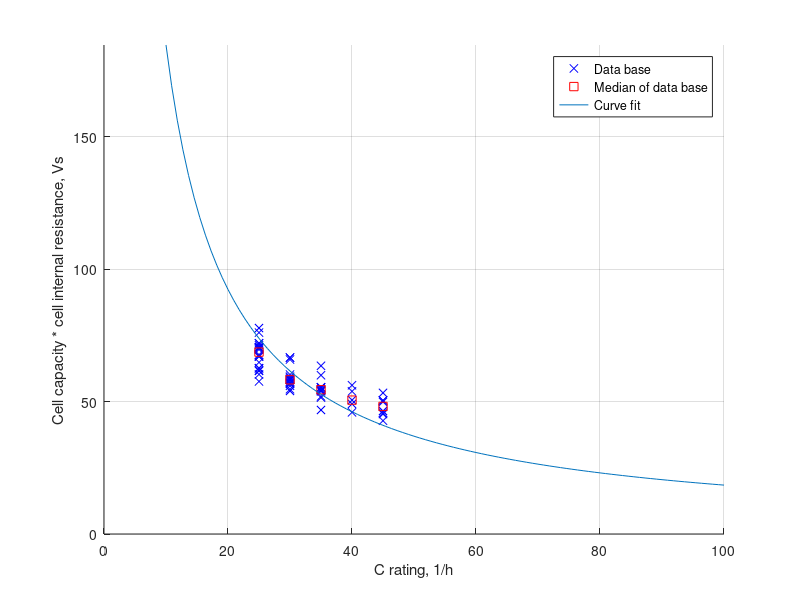
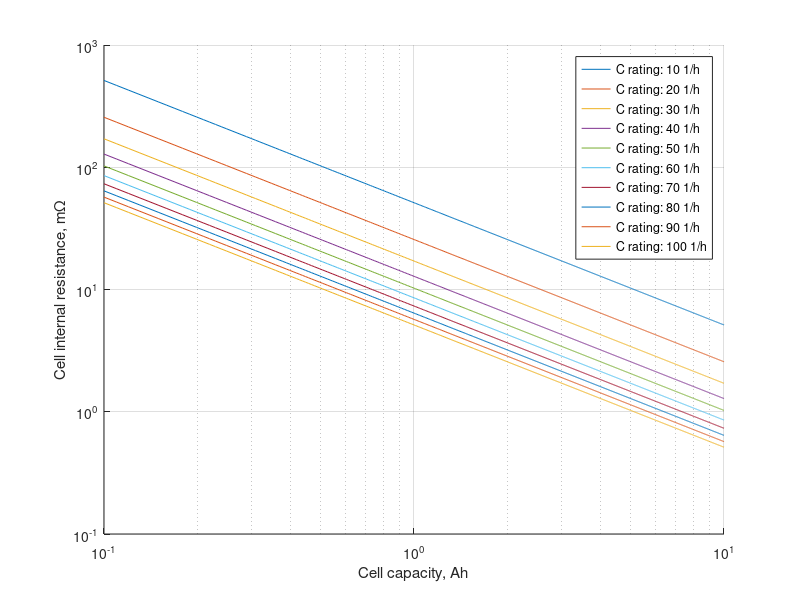

These charts were generated, in order, by the following MATLAB code: (Note: this script raises an error after producing the figures.)
function [ DoD_max, DoD_exp, DoD_nom, V_full, V_exp, V_nom, C_rate, ...
    R_times_C_times_C_rate ] = batteryAverageLiPoCurve( )
% batteryAverageParams   creates average values for a standardized LiPo 
%   battery cell
%   The characteristic points of a LiPo discharge curve are averaged using
%   a database. The three characteristic points (full, nom and exp are
%   described in Ref. [1]. The database comes from Ref. [2].
%   For a more generic model, the absolute capacity is replaced by the
%   depth of discharge (DoC) and the absolute voltage is replaced by the
%   cell voltage.
%   The measuring points were determined at a discharge rate of 10 1/h [1].
%
% Literature:
%   [1] Tremblay, O., & Dessaint, L. A. (2009). Experimental validation of
%       a battery dynamic model for EV applications. World electric vehicle
%       journal, 3(2), 289-298.
%   [2] Gerd Giese. Elektromodellflug - Datenbank. 
%       URL: https://www.elektromodellflug.de/oldpage/datenbank.htm
%       [last downloaded 20.02.2019]
%
% Syntax: 
%   [ DoC_full, DoC_nom, DoC_exp, V_full, V_exp, V_nom, C_rate ] = 
%       batteryAverageLiPoCurve( )
%
% Outputs:
%   DoC_exp     exponential depth of discharge (scalar), -
%   DoC_nom     nominal depth of discharge (scalar), -
%   V_full      cell voltage with no current applied (scalar), in V
%   V_exp       exponential cell voltage (scalar), in V
%   V_nom       nominal cell voltage (scalar), in V
%   C_rate      discharge rate (scalar), in 1/h
%
% See also: batteryDischargeParams, batteryVoltage
%

% Disclamer:
%   SPDX-License-Identifier: GPL-3.0-only
% 
%   Copyright (C) 2016-2022 Yannic Beyer
%   Copyright (C) 2022 TU Braunschweig, Institute of Flight Guidance
% *************************************************************************

% load database
load('battery_lipo_database');
DATA = Elektromodellflug;

% Extract the necessary discharge points and the capacity from the data
% base
discharge_points = cell2mat(DATA(:,3));
num_series = cell2mat(DATA(:,4));
capacity = cell2mat(DATA(:,5));

% Standardising the battery capacity to the State of Charge
% The capacity values are given in As, ./3.6 transforms them into
% mAh, finally the figures are standardised with the overall battery
% capacity in mAh
DoD_max = discharge_points(:,1) ./ 3.6 ./ capacity;
DoD_nom = discharge_points(:,2) ./ 3.6 ./ capacity;
DoD_exp = discharge_points(:,3) ./ 3.6 ./ capacity;

% Voltage discharge points in V
V_full = discharge_points(:,4);
V_exp = discharge_points(:,5);
V_nom = discharge_points(:,6);

cell_internal_resistance = discharge_points(:,8);

% All points of the discharge curve have been determined at a discharge
% rate (C-Rate) of 10 1/h
C_rate = 10;

C_rating = cell2mat( DATA(:,6) );
C_rating_data = [25,30,35,40,45];
C_rating_data_SI = C_rating_data / 3600;
R_times_C_data_SI = zeros(size(C_rating_data));
capacity_SI = capacity / 1000 * 3600;

figure
hold on

C_rating_plot = [];
R_times_C_plot = [];
for i = 1:length(R_times_C_data_SI)
    cell_internal_resistance_i = cell_internal_resistance(C_rating==C_rating_data(i));
    cell_capacity_SI_i = capacity_SI(C_rating==C_rating_data(i));
    R_times_C_data_SI_i = cell_internal_resistance_i .* cell_capacity_SI_i;
    R_times_C_data_SI(i) = median( R_times_C_data_SI_i );
    % plot( C_rating_data(i), R_times_C_data_SI_i, 'bx' )
    C_rating_plot = [C_rating_plot, repmat(C_rating_data(i),1,length(R_times_C_data_SI_i))];
    R_times_C_plot = [R_times_C_plot, R_times_C_data_SI_i(:)'];
end

plot( C_rating_plot, R_times_C_plot, 'bx' )

plot( C_rating_data, R_times_C_data_SI, 'rs' )

fun = @(x,xdata)x./xdata;

x0 = 1;

R_times_C_times_C_rate = lsqcurvefit(fun,x0,C_rating_data_SI,R_times_C_data_SI,0,inf);

C_rating_test = linspace( 10, 100, 100 );
C_rating_test_SI = C_rating_test / 3600;
plot( C_rating_test, R_times_C_times_C_rate ./ C_rating_test_SI );
xlim([0,inf])
ylim([0,inf])
grid on

xlabel( 'C rating, 1/h' )
ylabel( 'Cell capacity * cell internal resistance, Vs' )

legend('Data base','Median of data base','Curve fit')

figure
hold on
capacity_test = linspace( 0.1, 10, 1000 );
capacity_test_SI = capacity_test * 3.6 * 1000;
Legend = {};
C_rating_test_2 = linspace( C_rating_test(1), C_rating_test(end), 10 );
C_rating_test_2_SI = C_rating_test_2 / 3600;
for i = 1:length(C_rating_test_2)
    cell_internal_resistance_test = R_times_C_times_C_rate ./ capacity_test_SI / C_rating_test_2_SI(i);
    semilogx( capacity_test, cell_internal_resistance_test * 1000 )
    Legend(end+1) = {['C rating: ',num2str(C_rating_test_2(i)),' 1/h']};
end
xlabel( 'Cell capacity, Ah' )
ylabel( 'Cell internal resistance, m\Omega' )
grid on
set(gca, 'XScale', 'log');
set(gca, 'YScale', 'log');

legend(Legend);

num_batteries = length(V_full);
Eo = zeros(num_batteries,1);
A = zeros(num_batteries,1);
K = zeros(num_batteries,1);
B = zeros(num_batteries,1);
for i = 1:num_batteries
    DoD_nom(DoD_nom>0.98) = 0.98;
    C_rating_SI = C_rating(i) / 3600;
    R_times_C = R_times_C_times_C_rate ./ C_rating_SI;
    DoD_nom(1) = 0.85;
    V_nom(1) = 3.5;
    [Eo(i), A(i), K(i), B(i)] = batteryParamsFromCurve( DoD_max(i), DoD_exp(i), ...
        DoD_nom(i), V_full(i), V_exp(i), V_nom(i), C_rate, R_times_C );
end

end
